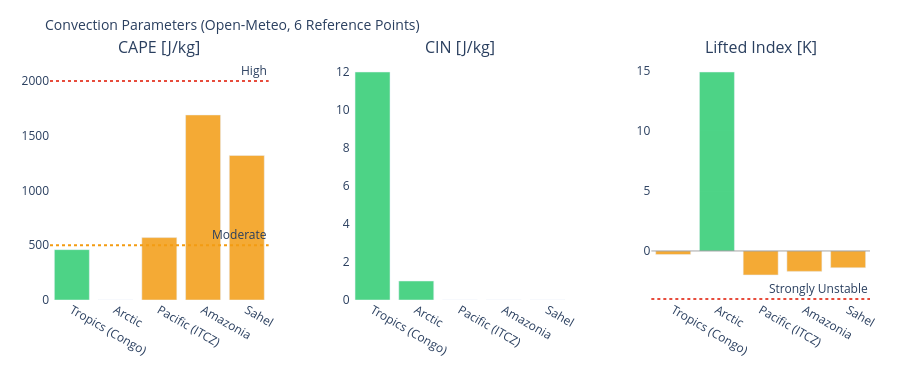

Notebook source saved alongside this figure:
### Markdown cell above
---
## 3. Visualizations

### Code cell
# ============================================================
# CAPE / CIN / LIFTED INDEX – Convection potential
# ============================================================

if not df_atm.empty:
    fig = make_subplots(
        rows=1, cols=3,
        subplot_titles=['CAPE [J/kg]', 'CIN [J/kg]', 'Lifted Index [K]'],
        horizontal_spacing=0.1
    )
    pts = df_atm['point'].tolist()
    pt_colors = ['#E85D24','#185FA5','#888780','#378ADD','#639922','#F2A623']

    # CAPE – höher = mehr Gewitterpotential
    cape_vals = df_atm['cape'].fillna(0).tolist()
    cape_colors = ['#e74c3c' if v > 2000 else '#f39c12' if v > 500 else '#2ecc71'
                   for v in cape_vals]
    fig.add_trace(go.Bar(x=pts, y=cape_vals, marker_color=cape_colors,
                         opacity=0.85, showlegend=False), row=1, col=1)
    fig.add_hline(y=2000, line_dash='dot', line_color='#e74c3c',
                  annotation_text='High', row=1, col=1)
    fig.add_hline(y=500,  line_dash='dot', line_color='#f39c12',
                  annotation_text='Moderate', row=1, col=1)

    # CIN – negativer = stärker gedeckelt (weniger Auslöse)
    cin_vals = df_atm['cin'].fillna(0).tolist()
    cin_colors = ['#e74c3c' if v < -200 else '#f39c12' if v < -50 else '#2ecc71'
                  for v in cin_vals]
    fig.add_trace(go.Bar(x=pts, y=cin_vals, marker_color=cin_colors,
                         opacity=0.85, showlegend=False), row=1, col=2)

    # Lifted Index – negativ = instabil
    li_vals = df_atm['li'].fillna(0).tolist()
    li_colors = ['#e74c3c' if v < -4 else '#f39c12' if v < 0 else '#2ecc71'
                 for v in li_vals]
    fig.add_trace(go.Bar(x=pts, y=li_vals, marker_color=li_colors,
                         opacity=0.85, showlegend=False), row=1, col=3)
    fig.add_hline(y=0, line_color='gray', line_width=0.7, row=1, col=3)
    fig.add_hline(y=-4, line_dash='dot', line_color='#e74c3c',
                  annotation_text='Strongly Unstable', row=1, col=3)

    fig.update_layout(
        title=dict(text='Convection Parameters (Open-Meteo, 6 Reference Points)', font=dict(size=14)),
        height=380, plot_bgcolor='rgba(0,0,0,0)', paper_bgcolor='rgba(0,0,0,0)',
        margin=dict(l=50, r=30, t=60, b=80)
    )
    fig.update_xaxes(tickangle=30)
    fig.show()

### Figure 1 — Plotly figure (JSON) as saved in the notebook; plotly's stock layout.template omitted (floating-point values rounded to 4 significant figures)
{"data": [{"marker": {"color": ["#2ecc71", "#2ecc71", "#f39c12", "#f39c12", "#f39c12"]}, "opacity": 0.85, "showlegend": false, "type": "bar", "x": ["Tropics (Congo)", "Arctic", "Pacific (ITCZ)", "Amazonia", "Sahel"], "xaxis": "x", "y": [460.0, 0.0, 570.0, 1690.0, 1320.0], "yaxis": "y"}, {"marker": {"color": ["#2ecc71", "#2ecc71", "#2ecc71", "#2ecc71", "#2ecc71"]}, "opacity": 0.85, "showlegend": false, "type": "bar", "x": ["Tropics (Congo)", "Arctic", "Pacific (ITCZ)", "Amazonia", "Sahel"], "xaxis": "x2", "y": [12.0, 1.0, 0.0, 0.0, 0.0], "yaxis": "y2"}, {"marker": {"color": ["#f39c12", "#2ecc71", "#f39c12", "#f39c12", "#f39c12"]}, "opacity": 0.85, "showlegend": false, "type": "bar", "x": ["Tropics (Congo)", "Arctic", "Pacific (ITCZ)", "Amazonia", "Sahel"], "xaxis": "x3", "y": [-0.3, 14.9, -2.0, -1.7, -1.4], "yaxis": "y3"}], "layout": {"annotations": [{"font": {"size": 16}, "showarrow": false, "text": "CAPE [J/kg]", "x": 0.1333, "xanchor": "center", "xref": "paper", "y": 1.0, "yanchor": "bottom", "yref": "paper"}, {"font": {"size": 16}, "showarrow": false, "text": "CIN [J/kg]", "x": 0.5, "xanchor": "center", "xref": "paper", "y": 1.0, "yanchor": "bottom", "yref": "paper"}, {"font": {"size": 16}, "showarrow": false, "text": "Lifted Index [K]", "x": 0.8667, "xanchor": "center", "xref": "paper", "y": 1.0, "yanchor": "bottom", "yref": "paper"}, {"showarrow": false, "text": "High", "x": 1, "xanchor": "right", "xref": "x domain", "y": 2000, "yanchor": "bottom", "yref": "y"}, {"showarrow": false, "text": "Moderate", "x": 1, "xanchor": "right", "xref": "x domain", "y": 500, "yanchor": "bottom", "yref": "y"}, {"showarrow": false, "text": "Strongly Unstable", "x": 1, "xanchor": "right", "xref": "x3 domain", "y": -4, "yanchor": "bottom", "yref": "y3"}], "height": 380, "margin": {"b": 80, "l": 50, "r": 30, "t": 60}, "paper_bgcolor": "rgba(0,0,0,0)", "plot_bgcolor": "rgba(0,0,0,0)", "shapes": [{"line": {"color": "#e74c3c", "dash": "dot"}, "type": "line", "x0": 0, "x1": 1, "xref": "x domain", "y0": 2000, "y1": 2000, "yref": "y"}, {"line": {"color": "#f39c12", "dash": "dot"}, "type": "line", "x0": 0, "x1": 1, "xref": "x domain", "y0": 500, "y1": 500, "yref": "y"}, {"line": {"color": "gray", "width": 0.7}, "type": "line", "x0": 0, "x1": 1, "xref": "x3 domain", "y0": 0, "y1": 0, "yref": "y3"}, {"line": {"color": "#e74c3c", "dash": "dot"}, "type": "line", "x0": 0, "x1": 1, "xref": "x3 domain", "y0": -4, "y1": -4, "yref": "y3"}], "title": {"font": {"size": 14}, "text": "Convection Parameters (Open-Meteo, 6 Reference Points)"}, "xaxis": {"anchor": "y", "domain": [0.0, 0.2667], "tickangle": 30}, "xaxis2": {"anchor": "y2", "domain": [0.3667, 0.6333], "tickangle": 30}, "xaxis3": {"anchor": "y3", "domain": [0.7333, 1.0], "tickangle": 30}, "yaxis": {"anchor": "x", "domain": [0.0, 1.0]}, "yaxis2": {"anchor": "x2", "domain": [0.0, 1.0]}, "yaxis3": {"anchor": "x3", "domain": [0.0, 1.0]}}}
